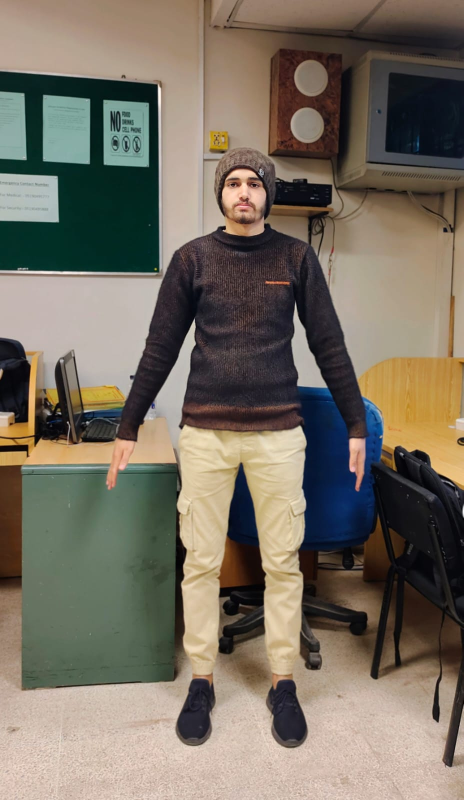
#> input picture front.jpeg, 927 x 1600 px (shown at 1/2 size)
$ python -i calibration.py   (imports and definitions only)
#> lines starting #> are read from the running program, lines starting #| are printed output that depends on the picture; after the words box and inside, x2 and y2 are one past the last pixel; in counts of white or black regions, pixels touching at a corner belong together
#> further down, picture is the input picture: shape (1600, 927, 3); mean B, G, R 97.8, 110.8, 119.1
"""
Camera calibration and scale-factor computation helpers.
"""

import cv2
import mediapipe as mp

from config import KNOWN_OBJECT_WIDTH_CM, FOCAL_LENGTH

mp_pose = mp.solutions.pose


def calibrate_focal_length(detected_width_px):
    """Dynamically calibrates focal length using a known reference object.

    Args:
        detected_width_px: Detected width of the reference object in pixels.

    Returns:
        Estimated focal length (falls back to the default if width is zero).
    """
    if detected_width_px:
        return (detected_width_px * FOCAL_LENGTH) / KNOWN_OBJECT_WIDTH_CM
    return FOCAL_LENGTH


def detect_reference_object(image):
    """Detect the largest contour in the image and use it as a reference object.

    Returns:
        Tuple of (scale_factor, focal_length).
    """
    gray = cv2.cvtColor(image, cv2.COLOR_BGR2GRAY)
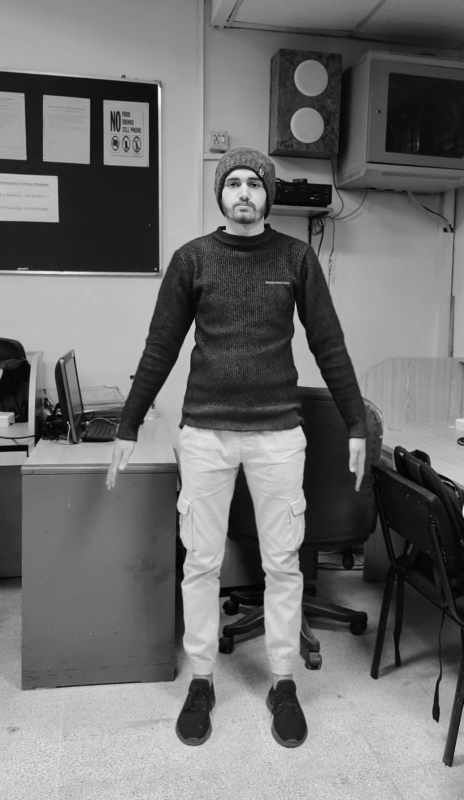
#> gray: shape (1600, 927) (shown at 1/2 size); min 0, max 252, mean 111.8
    edges = cv2.Canny(gray, 50, 150)
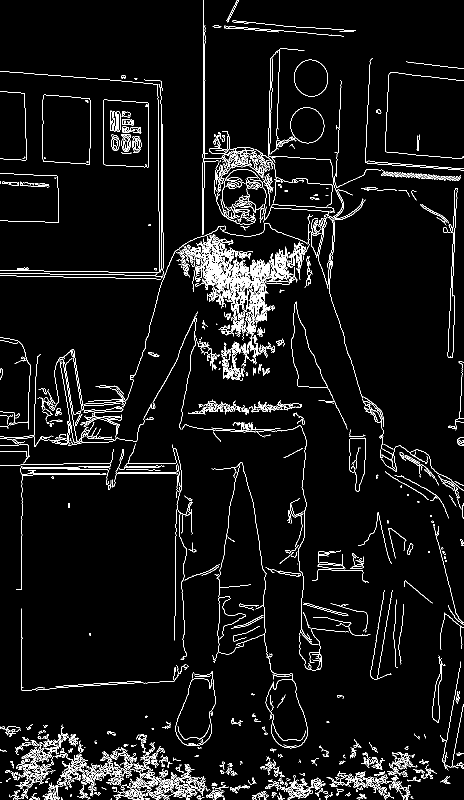
#> edges: shape (1600, 927) (shown at 1/2 size); 4.8% white in thin lines or dots
    contours, _ = cv2.findContours(edges, cv2.RETR_EXTERNAL, cv2.CHAIN_APPROX_SIMPLE)
#> contours = 1038 contours, 804 with area under 20; largest, box (x1, y1, x2, y2) and area: (85, 189, 181, 329) 12490, (206, 199, 298, 335) 11690, (588, 119, 656, 193) 3882, (581, 214, 649, 287) 3760, (698, 875, 732, 983) 2490

    if contours:
        largest_contour = max(contours, key=cv2.contourArea)
#> largest_contour = contour of 46 points, box (x1, y1, x2, y2) (85, 189, 181, 329), area 12490
        x, y, w, h = cv2.boundingRect(largest_contour)
#> x = 85; y = 189; w = 96; h = 140
        focal_length = calibrate_focal_length(w)
#> focal_length = 2742.9
        scale_factor = KNOWN_OBJECT_WIDTH_CM / w
#> scale_factor = 0.219
        return scale_factor, focal_length

    return 0.05, FOCAL_LENGTH


def calculate_distance_using_height(landmarks, image_height, user_height_cm):
    """Calculate camera distance and pixel-to-cm scale factor from known height.

    Args:
        landmarks:       MediaPipe pose landmark list.
        image_height:    Image height in pixels.
        user_height_cm:  Actual user height in centimetres.

    Returns:
        Tuple of (distance_cm, scale_factor).
    """
    top_head = landmarks[mp_pose.PoseLandmark.NOSE.value].y * image_height
    bottom_foot = max(
        landmarks[mp_pose.PoseLandmark.LEFT_ANKLE.value].y,
        landmarks[mp_pose.PoseLandmark.RIGHT_ANKLE.value].y,
    ) * image_height

    person_height_px = abs(bottom_foot - top_head)

    # distance = (actual_height_cm * focal_length) / height_in_pixels
    distance = (user_height_cm * FOCAL_LENGTH) / person_height_px
    scale_factor = user_height_cm / person_height_px

    return distance, scale_factor

>>> import cv2
>>> picture = cv2.imread('../front.jpeg')
>>> result = detect_reference_object(picture)
#> result = (0.219, 2742.9)

$ run again, on left_side.jpeg
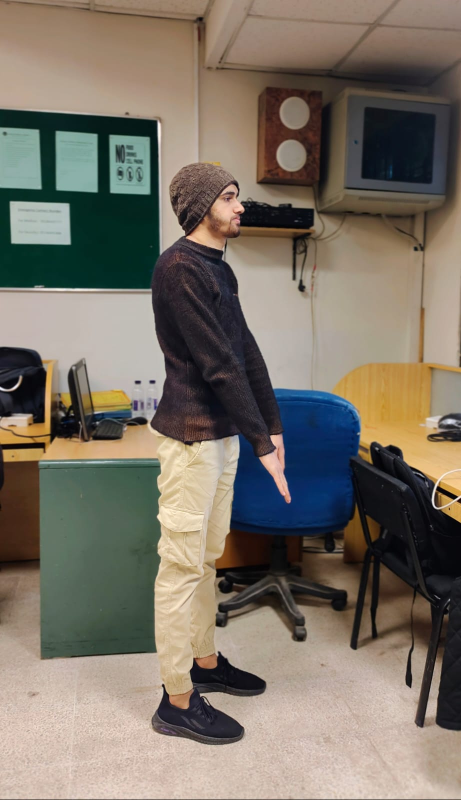
#> input picture left_side.jpeg, 922 x 1600 px (shown at 1/2 size)
#> picture is the input picture: shape (1600, 922, 3); mean B, G, R 102.1, 113.9, 122.4
#> in detect_reference_object, `gray = cv2.cvtColor(image, cv2.COLOR_BGR2GRAY)`:
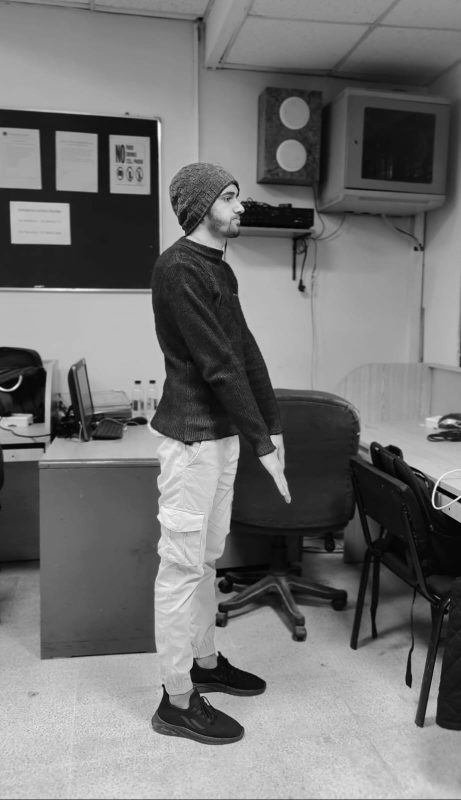
#> gray: shape (1600, 922) (shown at 1/2 size); min 0, max 252, mean 115.1
#> in detect_reference_object, `edges = cv2.Canny(gray, 50, 150)`:
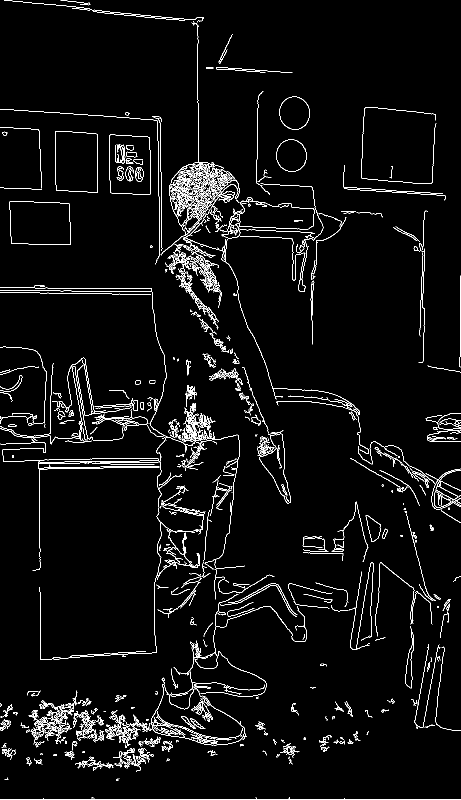
#> edges: shape (1600, 922) (shown at 1/2 size); 3.7% white in thin lines or dots
#> contours = 751 contours, 599 with area under 20; largest, box (x1, y1, x2, y2) and area: (19, 402, 142, 490) 10017, (111, 262, 196, 385) 9907, (218, 269, 301, 390) 9366, (518, 867, 582, 1007) 3552, (559, 193, 620, 259) 3112
#> largest_contour = contour of 34 points, box (x1, y1, x2, y2) (19, 402, 142, 490), area 10017
#> x = 19; y = 402; w = 123; h = 88
#> focal_length = 3514.3
#> scale_factor = 0.171
#> result = (0.171, 3514.3)
